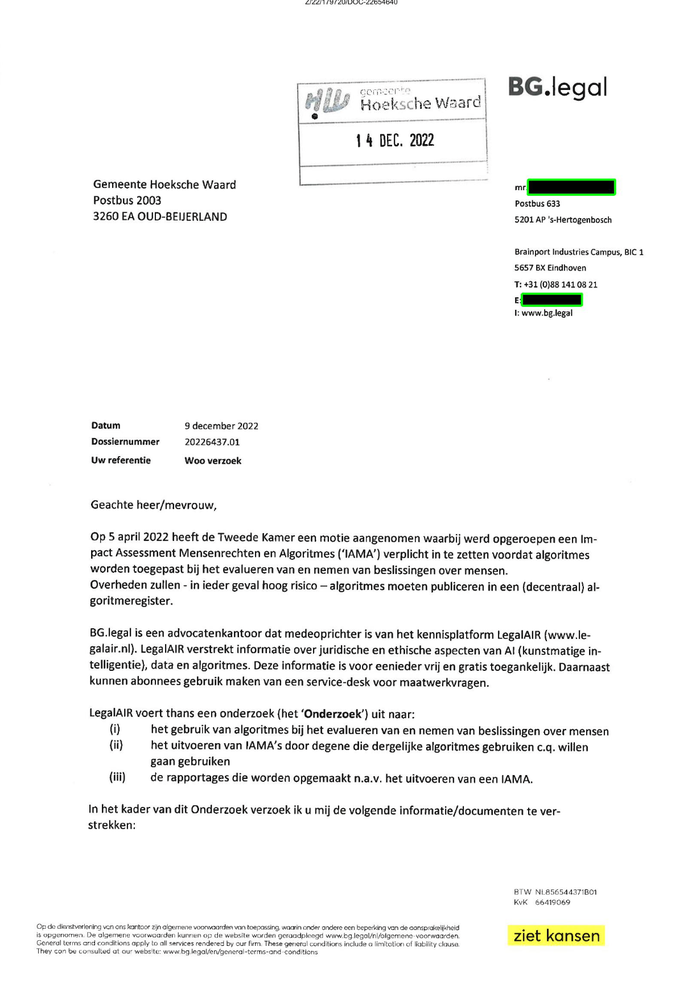
#> input picture examples/redaction_example.png, 700 x 1000 px, shrunk from 1230 x 1756 before the run
$ python -i redactiondetector.py   (imports and definitions only)
#> lines starting #> are read from the running program, lines starting #| are printed output that depends on the picture
"""
This script contains the full code for the text redaction algorithm as described in the notebook.
It also contains code to convert PDF images to PNG images so that they can be integrated into a pipeline

"""

import cv2
import pytesseract
import numpy as np
from pytesseract import Output


class RedactionDetector:
    """
    Class that implements the redaction detection algorithm and its separate components, as
    described in the notebook.

    """
    def __init__(self):
        pass

    @staticmethod
    def load_image(image_path: str) -> np.ndarray:
        """
        Function that loads an image from a path.
        :param image_path: string specifying the path to the image
        :return: Numpy array with the image in BGR format.
        """
#> called with image_path = '../examples/redaction_example.png'
        # Checking if it is an image
        if image_path.lower().endswith('.png'):
            # Load the image in BGR format
            image = cv2.imread(image_path)
#> image is the input picture: shape (1000, 700, 3); mean B, G, R 244.4, 245.1, 244.8
        else:
            raise FileNotFoundError
        return image

    @staticmethod
    def text_preprocessing(image: np.ndarray, text_pre_closing_kernel_size: tuple = (2, 2),
                           text_pre_guassian_blur_size: tuple = (3, 3)) -> np.ndarray:
        """
        :param image: Numpy array representing the input image in BGR format.
        :return: Numpy array with a grayscale image after applied operations.
        Method that applies image preprocessing for input to Tesseract, performs the following
        operations:
        1. Conversion of the iamge to grayscale
        2. Closing of the image with a 2 by 2 kernel to remove noise.
        3. Guassian blur with a 3 by 3 kernel.
        """
#> called with text_pre_closing_kernel_size = (2, 2), text_pre_guassian_blur_size = (3, 3)
        # First we convert the input image to grayscale
        image_grayscale = cv2.cvtColor(image, cv2.COLOR_BGR2GRAY)

        # We set up a kernel for the closing operation
        kernel = np.ones(text_pre_closing_kernel_size, np.uint8)

        # we perform closing, i.e. dilation followed by erosion
        closed_image = cv2.morphologyEx(image_grayscale, cv2.MORPH_CLOSE, kernel)
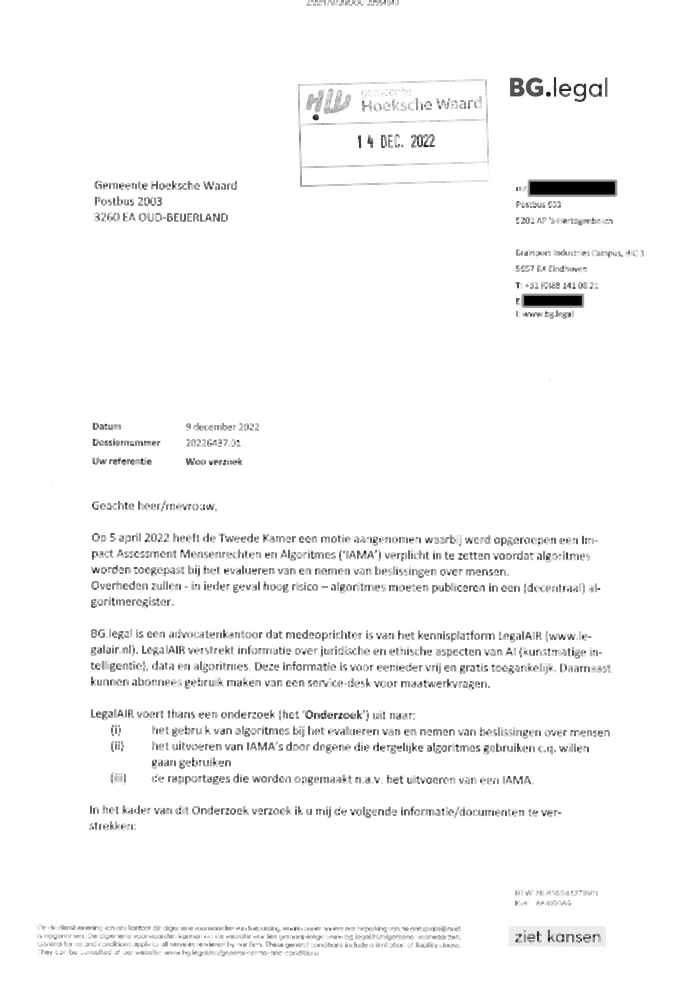
#> closed_image: shape (1000, 700); min 0, max 255, mean 248.1

        # Finally we use a Guassian blur over the image with a 3 by 3 kernel size
        image_blurred = cv2.GaussianBlur(closed_image, ksize=text_pre_guassian_blur_size, sigmaX=0)

        return image_blurred

    @staticmethod
    def redaction_box_preprocessing(image: np.ndarray, box_pre_horizontal_closing_size: tuple = (1, 3),
                                    box_pre_vertical_closing_size: tuple = (3, 1),
                                    box_pre_bilat_filter_size: int = 5,
                                    box_pre_filter_sigma_color: int = 75,
                                    box_pre_filter_sigma_space: int = 75) -> np.ndarray:
        """
        :param image: Numpy array representing the input image in BGR format.
        :return: Numpy array with a grayscale image after applied operations.
        Method that applies image preprocessing for input the morphological operations, performs the following
        operations:
        1. Conversion of the iamge to grayscale
        2. Horizontal opening with a 1 by 3 kernel
        3. Vertical opening with a 3 by 1 kernel
        3. Bilateral filter.
        """
#> called with box_pre_horizontal_closing_size = (1, 3), box_pre_vertical_closing_size = (3, 1), box_pre_bilat_filter_size = 5, box_pre_filter_sigma_color = 75, box_pre_filter_sigma_space = 75
        # First we convert the input image to grayscale
        image_grayscale = cv2.cvtColor(image, cv2.COLOR_BGR2GRAY)

        # We perform two sets of opening operations, a horizontal one, followed by a vertical one.
        horizontal_kernel = np.ones(box_pre_horizontal_closing_size, np.uint8)
        horizontally_opened_image = cv2.morphologyEx(image_grayscale, cv2.MORPH_OPEN, horizontal_kernel)
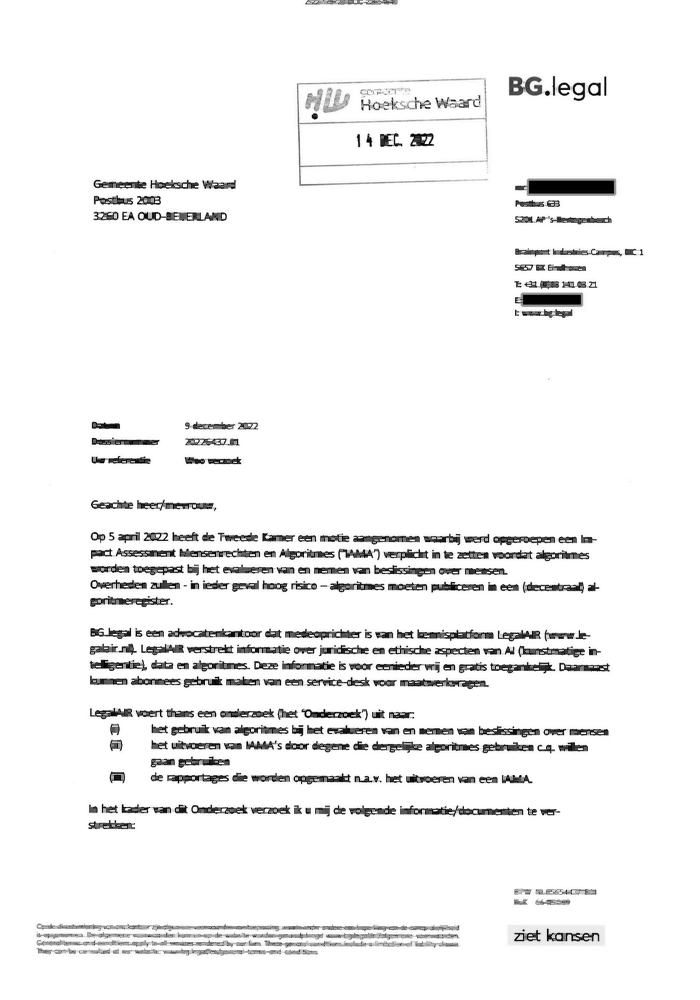
#> horizontally_opened_image: shape (1000, 700); min 0, max 255, mean 241.6

        # Apply kernel vertically over the horizontally opened image
        vertical_kernel = np.ones(box_pre_vertical_closing_size, np.uint8)
        vertically_opened_image = cv2.morphologyEx(horizontally_opened_image, cv2.MORPH_OPEN, vertical_kernel)

        # Perform a bilateral blur
        bilateral_blurred_image = cv2.bilateralFilter(vertically_opened_image, box_pre_bilat_filter_size,
                                                      box_pre_filter_sigma_color, box_pre_filter_sigma_space)

        return bilateral_blurred_image

    @staticmethod
    def remove_text(text_image: np.ndarray, redaction_box_image: np.ndarray,
                    tesseract_confidence: int = 65):
        # Count the total number of pixes of the pages occupied by words
#> called with tesseract_confidence = 65
        words_area = 0
        # Make a copy of the image where we will apply our transformation to.
        image_without_text = redaction_box_image.copy()
        # Get the width and height of the images
        image_height, image_width = redaction_box_image.shape[:2]
#> image_height = 1000; image_width = 700

        # Set up the code to detect the leftmost and rightmost pieces of a page.
        left_boundary = [image_width]
#> left_boundary = [700]
        right_boundary = [0]
        top_boundary = [image_height]
#> top_boundary = [1000]
        bottom_boundary = [0]

        # Specify the codes we want to detect
        codes = ['5.1.1.', '5.1.2.']

        # run tesseract on the image preprocessed for text
#> (the run stopped early here; a loop or call above may not have finished)
